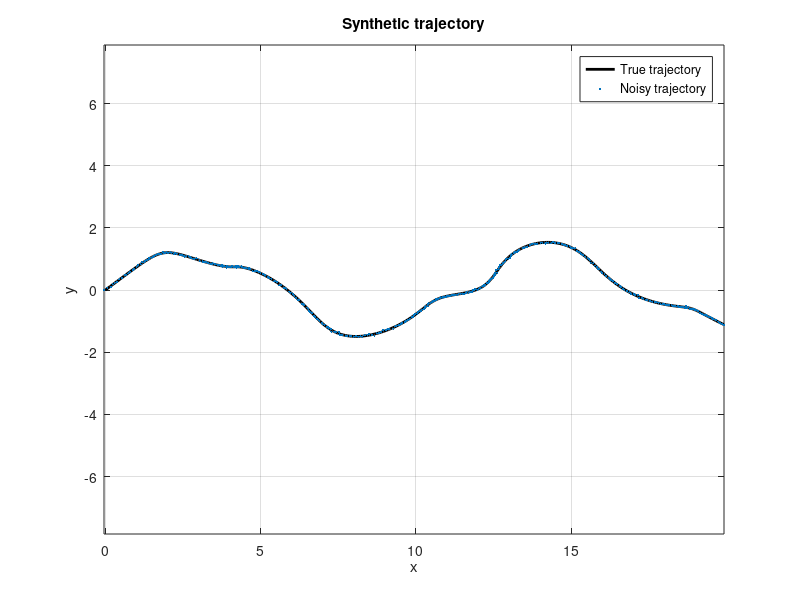
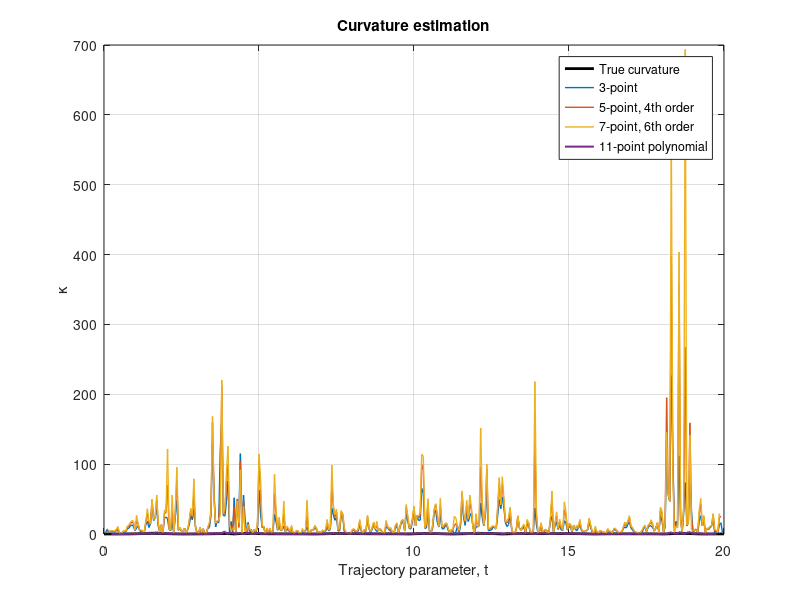
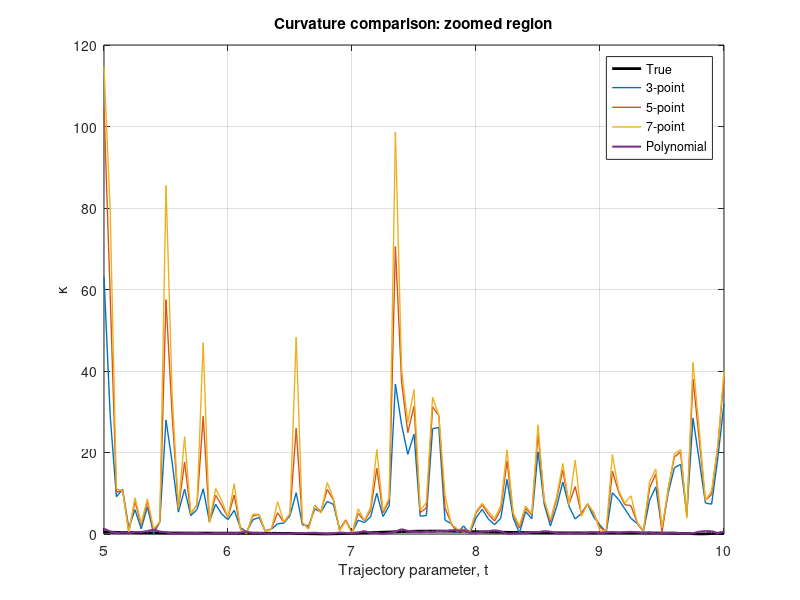
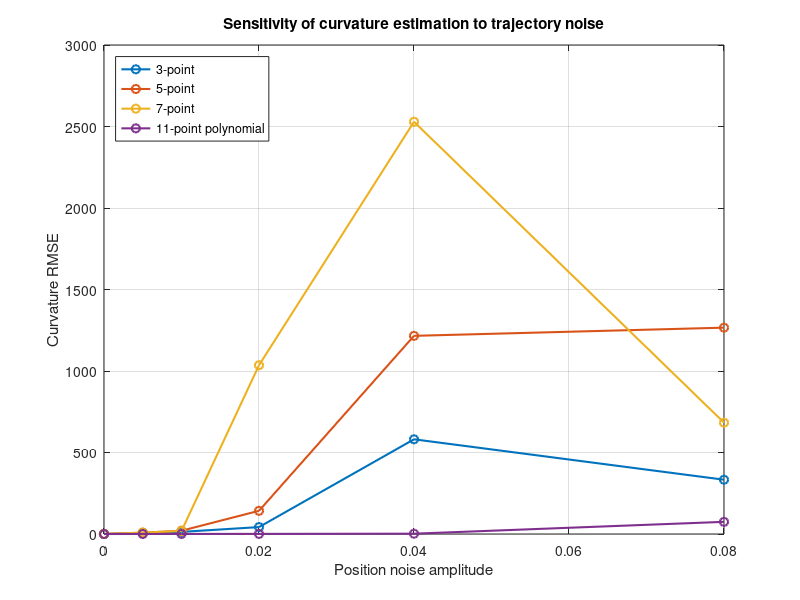

Write the MATLAB code that produced these figures, in order. (Note: this script raises an error after producing the figures.)
clear; close all; clc;
%% Generate a trajectory with spatially varying curvature
N = 401;
t = linspace(0,20,N)';
dt = t(2)-t(1);
% Smooth trajectory with multiple bending scales
x = t + 0.35*sin(0.8*t) + 0.12*sin(2.2*t);
y = 1.2*sin(0.55*t) + 0.35*sin(1.4*t);
% True derivatives
dx_true = 1 + 0.35*0.8*cos(0.8*t) + 0.12*2.2*cos(2.2*t);
dy_true = 1.2*0.55*cos(0.55*t) + 0.35*1.4*cos(1.4*t);
ddx_true = -0.35*0.8^2*sin(0.8*t) - 0.12*2.2^2*sin(2.2*t);
ddy_true = -1.2*0.55^2*sin(0.55*t) - 0.35*1.4^2*sin(1.4*t);
kappa_true = abs(dx_true.*ddy_true-dy_true.*ddx_true)./(dx_true.^2+dy_true.^2).^(3/2);
%% Add measurement noise
noiseLevel = 0.015;
rng(1);
x_noisy = x + noiseLevel*randn(size(x));
y_noisy = y + noiseLevel*randn(size(y));
%% 3-point central difference
dx3 = nan(N,1);
dy3 = nan(N,1);
ddx3 = nan(N,1);
ddy3 = nan(N,1);
dx3(2:end-1) = (x_noisy(3:end)-x_noisy(1:end-2))/(2*dt);
dy3(2:end-1) = (y_noisy(3:end)-y_noisy(1:end-2))/(2*dt);
ddx3(2:end-1) = (x_noisy(3:end)-2*x_noisy(2:end-1)+x_noisy(1:end-2))/dt^2;
ddy3(2:end-1) = (y_noisy(3:end)-2*y_noisy(2:end-1)+y_noisy(1:end-2))/dt^2;
kappa3 = abs(dx3.*ddy3-dy3.*ddx3)./(dx3.^2+dy3.^2).^(3/2);
%% 5-point, fourth-order central difference
dx5 = nan(N,1);
dy5 = nan(N,1);
ddx5 = nan(N,1);
ddy5 = nan(N,1);
idx5 = 3:N-2;
dx5(idx5) = (x_noisy(idx5-2)-8*x_noisy(idx5-1)+8*x_noisy(idx5+1)-x_noisy(idx5+2))/(12*dt);
dy5(idx5) = (y_noisy(idx5-2)-8*y_noisy(idx5-1)+8*y_noisy(idx5+1)-y_noisy(idx5+2))/(12*dt);
ddx5(idx5) = (-x_noisy(idx5+2)+16*x_noisy(idx5+1)-30*x_noisy(idx5)+16*x_noisy(idx5-1)-x_noisy(idx5-2))/(12*dt^2);
ddy5(idx5) = (-y_noisy(idx5+2)+16*y_noisy(idx5+1)-30*y_noisy(idx5)+16*y_noisy(idx5-1)-y_noisy(idx5-2))/(12*dt^2);
kappa5 = abs(dx5.*ddy5-dy5.*ddx5)./(dx5.^2+dy5.^2).^(3/2);
%% 7-point, sixth-order central difference
dx7 = nan(N,1);
dy7 = nan(N,1);
ddx7 = nan(N,1);
ddy7 = nan(N,1);
idx7 = 4:N-3;
dx7(idx7) = (-x_noisy(idx7-3)+9*x_noisy(idx7-2)-45*x_noisy(idx7-1)+45*x_noisy(idx7+1)-9*x_noisy(idx7+2)+x_noisy(idx7+3))/(60*dt);
dy7(idx7) = (-y_noisy(idx7-3)+9*y_noisy(idx7-2)-45*y_noisy(idx7-1)+45*y_noisy(idx7+1)-9*y_noisy(idx7+2)+y_noisy(idx7+3))/(60*dt);
ddx7(idx7) = (2*x_noisy(idx7-3)-27*x_noisy(idx7-2)+270*x_noisy(idx7-1)-490*x_noisy(idx7)+270*x_noisy(idx7+1)-27*x_noisy(idx7+2)+2*x_noisy(idx7+3))/(180*dt^2);
ddy7(idx7) = (2*y_noisy(idx7-3)-27*y_noisy(idx7-2)+270*y_noisy(idx7-1)-490*y_noisy(idx7)+270*y_noisy(idx7+1)-27*y_noisy(idx7+2)+2*y_noisy(idx7+3))/(180*dt^2);
kappa7 = abs(dx7.*ddy7-dy7.*ddx7)./(dx7.^2+dy7.^2).^(3/2);
%% Local polynomial fitting
window = 11;
polyOrder = 3;
halfWindow = floor(window/2);
kappaPoly = nan(N,1);
for i = halfWindow+1:N-halfWindow
    ind = i-halfWindow:i+halfWindow;
    tau = t(ind)-t(i);
    px = polyfit(tau,x_noisy(ind),polyOrder);
    py = polyfit(tau,y_noisy(ind),polyOrder);
    dx = polyval(polyder(px),0);
    dy = polyval(polyder(py),0);
    ddx = polyval(polyder(polyder(px)),0);
    ddy = polyval(polyder(polyder(py)),0);
    kappaPoly(i) = abs(dx*ddy-dy*ddx)/(dx^2+dy^2)^(3/2);
end
%% Error calculation
valid3 = ~isnan(kappa3);
valid5 = ~isnan(kappa5);
valid7 = ~isnan(kappa7);
validP = ~isnan(kappaPoly);
RMSE3 = sqrt(mean((kappa3(valid3)-kappa_true(valid3)).^2));
RMSE5 = sqrt(mean((kappa5(valid5)-kappa_true(valid5)).^2));
RMSE7 = sqrt(mean((kappa7(valid7)-kappa_true(valid7)).^2));
RMSEP = sqrt(mean((kappaPoly(validP)-kappa_true(validP)).^2));
fprintf('\nCurvature estimation RMSE\n');
fprintf('3-point central difference       : %.5f\n',RMSE3);
fprintf('5-point 4th-order difference     : %.5f\n',RMSE5);
fprintf('7-point 6th-order difference     : %.5f\n',RMSE7);
fprintf('11-point local polynomial        : %.5f\n',RMSEP);
%% Figure 1: trajectory
figure('Color','w');
plot(x,y,'k-','LineWidth',2); hold on;
plot(x_noisy,y_noisy,'.','MarkerSize',5);
axis equal;
xlabel('x');
ylabel('y');
legend('True trajectory','Noisy trajectory','Location','best');
title('Synthetic trajectory');
grid on;
%% Figure 2: curvature comparison
figure('Color','w');
plot(t,kappa_true,'k-','LineWidth',2); hold on;
plot(t,kappa3,'LineWidth',1);
plot(t,kappa5,'LineWidth',1);
plot(t,kappa7,'LineWidth',1);
plot(t,kappaPoly,'LineWidth',1.5);
xlabel('Trajectory parameter, t');
ylabel('\kappa');
legend('True curvature','3-point','5-point, 4th order','7-point, 6th order','11-point polynomial','Location','best');
title('Curvature estimation');
grid on;
%% Figure 3: zoom into a representative region
figure('Color','w');
region = t>=5 & t<=10;
plot(t(region),kappa_true(region),'k-','LineWidth',2); hold on;
plot(t(region),kappa3(region),'LineWidth',1);
plot(t(region),kappa5(region),'LineWidth',1);
plot(t(region),kappa7(region),'LineWidth',1);
plot(t(region),kappaPoly(region),'LineWidth',1.5);
xlabel('Trajectory parameter, t');
ylabel('\kappa');
legend('True','3-point','5-point','7-point','Polynomial','Location','best');
title('Curvature comparison: zoomed region');
grid on;
%% Figure 4: effect of noise
noiseLevels = [0 0.005 0.01 0.02 0.04 0.08];
rmse3 = zeros(size(noiseLevels));
rmse5 = zeros(size(noiseLevels));
rmse7 = zeros(size(noiseLevels));
rmseP = zeros(size(noiseLevels));
for q = 1:numel(noiseLevels)
    xn = x + noiseLevels(q)*randn(size(x));
    yn = y + noiseLevels(q)*randn(size(y));
    % 3-point
    d1x = nan(N,1); d1y = nan(N,1);
    d2x = nan(N,1); d2y = nan(N,1);
    d1x(2:end-1) = (xn(3:end)-xn(1:end-2))/(2*dt);
    d1y(2:end-1) = (yn(3:end)-yn(1:end-2))/(2*dt);
    d2x(2:end-1) = (xn(3:end)-2*xn(2:end-1)+xn(1:end-2))/dt^2;
    d2y(2:end-1) = (yn(3:end)-2*yn(2:end-1)+yn(1:end-2))/dt^2;
    k3 = abs(d1x.*d2y-d1y.*d2x)./(d1x.^2+d1y.^2).^(3/2);
    % 5-point
    d1x = nan(N,1); d1y = nan(N,1);
    d2x = nan(N,1); d2y = nan(N,1);
    d1x(idx5) = (xn(idx5-2)-8*xn(idx5-1)+8*xn(idx5+1)-xn(idx5+2))/(12*dt);
    d1y(idx5) = (yn(idx5-2)-8*yn(idx5-1)+8*yn(idx5+1)-yn(idx5+2))/(12*dt);
    d2x(idx5) = (-xn(idx5+2)+16*xn(idx5+1)-30*xn(idx5)+16*xn(idx5-1)-xn(idx5-2))/(12*dt^2);
    d2y(idx5) = (-yn(idx5+2)+16*yn(idx5+1)-30*yn(idx5)+16*yn(idx5-1)-yn(idx5-2))/(12*dt^2);
    k5 = abs(d1x.*d2y-d1y.*d2x)./(d1x.^2+d1y.^2).^(3/2);
    % 7-point
    d1x = nan(N,1); d1y = nan(N,1);
    d2x = nan(N,1); d2y = nan(N,1);
    d1x(idx7) = (-xn(idx7-3)+9*xn(idx7-2)-45*xn(idx7-1)+45*xn(idx7+1)-9*xn(idx7+2)+xn(idx7+3))/(60*dt);
    d1y(idx7) = (-yn(idx7-3)+9*yn(idx7-2)-45*yn(idx7-1)+45*yn(idx7+1)-9*yn(idx7+2)+yn(idx7+3))/(60*dt);
    d2x(idx7) = (2*xn(idx7-3)-27*xn(idx7-2)+270*xn(idx7-1)-490*xn(idx7)+270*xn(idx7+1)-27*xn(idx7+2)+2*xn(idx7+3))/(180*dt^2);
    d2y(idx7) = (2*yn(idx7-3)-27*yn(idx7-2)+270*yn(idx7-1)-490*yn(idx7)+270*yn(idx7+1)-27*yn(idx7+2)+2*yn(idx7+3))/(180*dt^2);
    k7 = abs(d1x.*d2y-d1y.*d2x)./(d1x.^2+d1y.^2).^(3/2);
    % Polynomial
    kp = nan(N,1);
    for i = halfWindow+1:N-halfWindow
        ind = i-halfWindow:i+halfWindow;
        tau = t(ind)-t(i);
        px = polyfit(tau,xn(ind),polyOrder);
        py = polyfit(tau,yn(ind),polyOrder);
        dx = polyval(polyder(px),0);
        dy = polyval(polyder(py),0);
        ddx = polyval(polyder(polyder(px)),0);
        ddy = polyval(polyder(polyder(py)),0);
        kp(i) = abs(dx*ddy-dy*ddx)/(dx^2+dy^2)^(3/2);
    end
    rmse3(q) = sqrt(mean((k3(valid3)-kappa_true(valid3)).^2,'omitnan'));
    rmse5(q) = sqrt(mean((k5(valid5)-kappa_true(valid5)).^2,'omitnan'));
    rmse7(q) = sqrt(mean((k7(valid7)-kappa_true(valid7)).^2,'omitnan'));
    rmseP(q) = sqrt(mean((kp(validP)-kappa_true(validP)).^2,'omitnan'));
end
figure('Color','w');
plot(noiseLevels,rmse3,'o-','LineWidth',1.5); hold on;
plot(noiseLevels,rmse5,'o-','LineWidth',1.5);
plot(noiseLevels,rmse7,'o-','LineWidth',1.5);
plot(noiseLevels,rmseP,'o-','LineWidth',1.5);
xlabel('Position noise amplitude');
ylabel('Curvature RMSE');
legend('3-point','5-point','7-point','11-point polynomial','Location','northwest');
title('Sensitivity of curvature estimation to trajectory noise');
grid on;








%% ============================================================
%  Synthetic trajectory
%  =============================================================
N = 401;
t = linspace(0,20,N)';
dt = t(2)-t(1);
x = t + 0.35*sin(0.8*t) + 0.12*sin(2.2*t);
y = 1.2*sin(0.55*t) + 0.35*sin(1.4*t);
% Analytic derivatives
dx_true = 1 + 0.35*0.8*cos(0.8*t) + 0.12*2.2*cos(2.2*t);
dy_true = 1.2*0.55*cos(0.55*t) + 0.35*1.4*cos(1.4*t);
ddx_true = -0.35*0.8^2*sin(0.8*t) - 0.12*2.2^2*sin(2.2*t);
ddy_true = -1.2*0.55^2*sin(0.55*t) - 0.35*1.4^2*sin(1.4*t);
kappa_true = abs(dx_true.*ddy_true-dy_true.*ddx_true)./(dx_true.^2+dy_true.^2).^(3/2);
%% ============================================================
%  Add trajectory measurement noise
%  =============================================================
noiseLevel = 0.015;
rng(1);
x_noisy = x + noiseLevel*randn(size(x));
y_noisy = y + noiseLevel*randn(size(y));
%% ============================================================
%  Parameters to test
%  =============================================================
windowSizes = [5 7 9 11 15 21 31];
polyOrders = 2:6;
nW = numel(windowSizes);
nP = numel(polyOrders);
% Store curvature and RMSE
K = cell(nW,nP);
RMSE = nan(nW,nP);
%% ============================================================
%  Estimate curvature for every window/order combination
%  =============================================================
for iw = 1:nW
    window = windowSizes(iw);
    halfWindow = floor(window/2);
    for ip = 1:nP
        order = polyOrders(ip);
        if order >= window
            continue;
        end
        kappa = estimateLocalPolynomialCurvature(t,x_noisy,y_noisy,window,order);
        K{iw,ip} = kappa;
        valid = ~isnan(kappa);
        RMSE(iw,ip) = sqrt(mean((kappa(valid)-kappa_true(valid)).^2));
    end
end
%% ============================================================
% Figure 1: trajectory
% =============================================================
figure('Color','w');
plot(x,y,'k-','LineWidth',2); hold on;
plot(x_noisy,y_noisy,'.','MarkerSize',5);
axis equal;
xlabel('x');
ylabel('y');
legend('True trajectory','Noisy trajectory','Location','best');
title('Synthetic trajectory');
grid on;
%% ============================================================
% Figure 2: curvature for different polynomial orders
% =============================================================
figure('Color','w');
windowToShow = 11;
iw = find(windowSizes==windowToShow,1);
plot(t,kappa_true,'k-','LineWidth',2); hold on;
for ip = 1:nP
    if ~isempty(K{iw,ip})
        plot(t,K{iw,ip},'LineWidth',1.2);
    end
end
xlabel('Trajectory parameter, t');
ylabel('\kappa');
legendEntries = [{'True curvature'}, ...
    arrayfun(@(p)sprintf('Order %d',p),polyOrders,'UniformOutput',false)];
legend(legendEntries{:},'Location','best');
title(sprintf('Curvature estimation with %d-point window',windowToShow));
grid on;
%% ============================================================
% Figure 3: effect of window size for one polynomial order
% =============================================================
figure('Color','w');
orderToShow = 3;
plot(t,kappa_true,'k-','LineWidth',2); hold on;
for iw = 1:nW
    ip = find(polyOrders==orderToShow,1);
    if ~isempty(K{iw,ip})
        plot(t,K{iw,ip},'LineWidth',1);
    end
end
xlabel('Trajectory parameter, t');
ylabel('\kappa');
legendEntries = [{'True curvature'}, ...
    arrayfun(@(w)sprintf('Window %d',w),windowSizes,'UniformOutput',false)];
legend(legendEntries{:},'Location','best');
title(sprintf('Effect of window size, polynomial order = %d',orderToShow));
grid on;
%% ============================================================
% Figure 4: RMSE heatmap
% =============================================================
figure('Color','w');
imagesc(polyOrders,windowSizes,RMSE);
set(gca,'YDir','normal');
xlabel('Polynomial order');
ylabel('Window size');
title('Curvature estimation RMSE');
colorbar;
xticks(polyOrders);
yticks(windowSizes);
%% ============================================================
% Figure 5: curvature estimate at one trajectory position
% =============================================================
tTarget = 10;
[~,iTarget] = min(abs(t-tTarget));
figure('Color','w');
hold on;
for iw = 1:nW
    for ip = 1:nP
        if ~isempty(K{iw,ip})
            plot(polyOrders(ip),K{iw,ip}(iTarget),'o','MarkerSize',7);
        end
    end
end
yline(kappa_true(iTarget),'k--','LineWidth',2);
xlabel('Polynomial order');
ylabel('\kappa at selected position');
title(sprintf('Curvature at t = %.2f',t(iTarget)));
grid on;
%% ============================================================
% Print RMSE table
% =============================================================
fprintf('\nCurvature RMSE\n');
fprintf('---------------------------------------------\n');
fprintf('Window ');
for ip = 1:nP
    fprintf('   Order %d',polyOrders(ip));
end
fprintf('\n');
for iw = 1:nW
    fprintf('%6d ',windowSizes(iw));
    for ip = 1:nP
        if isnan(RMSE(iw,ip))
            fprintf('      ---');
        else
            fprintf('   %.5f',RMSE(iw,ip));
        end
    end
    fprintf('\n');
end
%% ============================================================
% Local polynomial curvature function
% =============================================================
function kappa = estimateLocalPolynomialCurvature(t,x,y,window,order)
N = numel(t);
kappa = nan(N,1);
halfWindow = floor(window/2);
for i = halfWindow+1:N-halfWindow
    ind = i-halfWindow:i+halfWindow;
    % Local coordinate centered at the current point
    tau = t(ind)-t(i);
    % Polynomial fitting
    px = polyfit(tau,x(ind),order);
    py = polyfit(tau,y(ind),order);
    % First derivative coefficients
    dpx = polyder(px);
    dpy = polyder(py);
    % Second derivative coefficients
    ddpx = polyder(dpx);
    ddpy = polyder(dpy);
    % Evaluate derivatives at the center
    dx = polyval(dpx,0);
    dy = polyval(dpy,0);
    ddx = polyval(ddpx,0);
    ddy = polyval(ddpy,0);
    % Curvature
    denominator = (dx^2+dy^2)^(3/2);
    if denominator > eps
        kappa(i) = abs(dx*ddy-dy*ddx)/denominator;
    end
end
end
